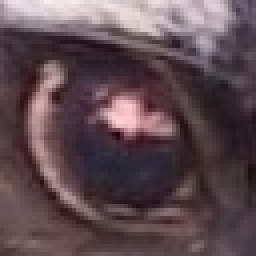
#> input picture frame_2D_alg/images/raccoon_eye.jpg, 64 x 64 px (shown 4 times larger)
$ python frame_blobs_parallel2.py
#> lines starting #> are read from the running program, lines starting #| are printed output that depends on the picture
### frame_2D_alg/class_cluster.py
"""
Provide a base class for cluster objects in 2D implementation of CogAlg.

Features:
- Unique instance ids per class.
- Instances are retrievable by ids via class.
- Reduced memory usage compared to using dict.
- Methods generated via string templates so overheads caused by
differences in interfaces are mostly eliminated.
- Can be extended/modified further to support main implementation better.

"""

import weakref
from numbers import Number


NoneType = type(None)

_methods_template = '''
@property
def id(self):
    return self._id

def pack(self{pack_args}):
    """Pack all fields/params back into {typename}."""
    {pack_assignments}

def unpack(self):
    """Unpack all fields/params back into the cluster."""
    return ({param_vals})

def accumulate(self, **kwargs):
    """Add a number to specified numerical fields/params."""
    {accumulations}

def __contains__(self, item):
    return (item in {params})

def __delattr__(self, item):
    raise AttributeError("cannot delete attribute from "
                         "'{typename}' object")

def __repr__(self):
    return "{typename}({repr_fmt})" % ({numeric_param_vals})

'''

class MetaCluster(type):
    """
    Serve as a factory for creating new cluster classes.
    """
    def __new__(mcs, typename, bases, attrs):  # called right before a new class is created
        # get fields/params and numeric params
        params = tuple(attr for attr in attrs
                       if not attr.startswith('_')
                       and not callable(attr))
        numeric_params = tuple(param for param in params
                               if issubclass(attrs[param], Number))

        # Fill in the template
        methods_definitions = _methods_template.format(
            typename=typename,
            params=str(params),
            param_vals=', '.join(f'self.{param}'
                                 for param in params),
            numeric_param_vals=', '.join(f'self.{param}'
                                         for param in numeric_params),
            pack_args=', '.join(param for param in ('', *params)),
            pack_assignments='; '.join(f'self.{param} = {param}'
                                  for param in params)
                             if params else 'pass',
            accumulations='; '.join(f"self.{param} += "
                                    f"kwargs.get('{param}', 0)"
                                    for param in numeric_params)
                          if params else 'pass',
            repr_fmt=', '.join(f'{param}=%r' for param in numeric_params),
        )
        # Generate methods
        namespace = dict(print=print)
        exec(methods_definitions, namespace)
        # Replace irrelevant names
        namespace.pop('__builtins__')
        namespace.pop('print')

        # Update to attrs
        attrs.update(namespace)

        # Save default types for fields/params
        for param in params:
            attrs[param + '_type'] = attrs.pop(param)
        # attrs['params'] = params
        # attrs['numeric_params'] = numeric_params

        # Add fields/params and other instance attributes
        attrs['__slots__'] = (('_id', 'hid', *params, '__weakref__')
                              if not bases else ('_id', 'hid', *params))

        # Register the new class
        cls = super().__new__(mcs, typename, bases, attrs)

        # Create container for references to instances
        cls._instances = []

        return cls

    def __call__(cls, *args, **kwargs):  # call right before a new instace is created
        # register new instace
        instance = super().__call__(*args, **kwargs)

        # initialize fields/params
        for param in cls.__slots__[2:]:  # Exclude _id and __weakref__
            setattr(instance, param,
                    kwargs.get(param,
                               getattr(cls, param + '_type')()))

        # Set id
        instance._id = len(cls._instances)

        # Create ref
        cls._instances.append(weakref.ref(instance))

        # no default higher cluster id, set to None
        instance.hid = None  # higher cluster's id

        return instance

    # [5 lines left out: function get_instance, not called in this run]

    @property
    def instance_cnt(cls):
        return len(cls._instances)


class ClusterStructure(metaclass=MetaCluster):
    """
    Base class for cluster objects in 2D implementation of CogAlg.

    Each time a new instance is created, four things are done:
    - Set initialize field/param.
    - Set id.
    - Save a weak reference of instance inside the class object.
    (meaning that if there's no other references to instance,
    it will be garbage collected, weakref to it will return None
    afterwards)
    - Set higher cluster id to None (no higher cluster structure yet)

    Examples
    --------
    >>> from frame_class import Cluster
    >>> class CP(Cluster):
    >>>     L = int  # field/param name and default type
    >>>     I = int
    >>>
    >>> P1 = CP(L=1, I=5) # initialized with values
    >>> print(P1)
    CP(L=1, I=5)

    >>> P2 = CP()  # default initialization
    >>> print(P2)
    CP(L=0, I=0)

    >>> print(P1.id, P2.id)  # instance's ids
    0 1

    >>> # look for object by instance's ids
    >>> print(CP.get_instance(0), CP.get_instance(1))
    CP(L=1, I=5) CP(L=0, I=0)

    >>> P2.L += 1; P2.I += 10  # assignment, fields are mutable
    >>> print(P2)
    CP(L=1, I=10)

    >>> # field/param types are not constrained, so be careful!
    >>> P2.L = 'something'
    >>> print(P2)
    CP(L='something', I=10)

    """

    def __init__(self, **kwargs):
        pass

# [3 lines that do not run on import are left out]

### frame_2D_alg/utils.py
from itertools import (repeat, accumulate, chain, starmap, tee)
import numbers
import numpy as np

import cv2

# ----------------------------------------------------------------------------
# Constants

# colors
WHITE = 255
BLACK = 0
GREY = 128
DGREY = 64
LGREY = 192

masking_val = 128  # Pixel at this value can be over-written

SIGN_MAPS = {
    'binary': {
        False: BLACK,
        True: WHITE,
    },
    'ternary': {
        0: WHITE,
        1: BLACK,
        2: GREY
    },
}

# ----------------------------------------------------------------------------
# General purpose functions

# [14 lines left out: functions bipolar, pairwise, not called in this run]


def flatten(listOfLists):
    "Flatten one level of nesting"
    return chain.from_iterable(listOfLists)


def minmax(iterable, min=min, max=max, tee=tee):
    a, b = tee(iterable)
    return min(a), max(b)


# [16 lines left out: functions array2image, imread, not called in this run]


def imwrite(filename, img):
    "Write image with cv2.imwrite."
    cv2.imwrite(filename, img)

# ----------------------------------------------------------------------------
# Blob slicing

# [39 lines left out: functions slice_to_box, localize, not called in this run]


def shrink(shape, x, axes=(0, 1)):
    '''Return shape tuple that is shrunken by x units.'''
    return tuple(X - x if axis in axes else X for axis, X in enumerate(shape))

# ----------------------------------------------------------------------------
# Blob drawing

# [203 lines left out: functions map_sub_blobs, map_frame_binary, map_frame, draw_blob, draw_stack, stack_box and 5 more, not called in this run]

# ---------------------------------------------------------------------
# ----------------------------------------------------------------------------

### frame_2D_alg/frame_blobs.py
'''
    2D version of first-level core algorithm will have frame_blobs, intra_blob (recursive search within blobs), and xy_blobs.
    frame_blobs() performs three types of operations:
    - comp_pixel:
    Comparison between diagonal pixels in 2x2 kernels of image forms derts: tuples of pixel + derivatives per kernel.
    The output is dert__: 2D pixel-mapped array of pixel-mapped derts.
    - derts2blobs:
    Image dert__ is segmented into blobs: contiguous areas of positive | negative deviation of gradient per kernel.
    Each blob is parameterized with summed derivatives of its constituent derts.
    - assign_adjacents:
    Each blob is assigned internal and external sets of opposite-sign blobs it is connected to.
'''

import sys
import numpy as np

from collections import deque
from frame_blobs_defs import CBlob, FrameOfBlobs
from frame_blobs_imaging import visualize_blobs
from utils import minmax

ave = 30  # filter or hyper-parameter, set as a guess, latter adjusted by feedback
UNFILLED = -1
EXCLUDED_ID = -2

# [183 lines left out: functions accum_blob_Dert, comp_pixel, derts2blobs, flood_fill, assign_adjacents, not called in this run]


# [92 lines that do not run on import are left out]

### frame_2D_alg/frame_blobs_parallel2.py
'''
Another draft of blob-parallel version of frame_blobs
'''
import numpy as np

from collections import deque
from class_cluster import ClusterStructure, NoneType
from frame_blobs import ave
from utils import minmax

class CBlob(ClusterStructure):
    # Derts
    I = int
    G = int
    Dy = int
    Dx = int
    S = int
    # other data
    box = list
    sign = NoneType
    dert_coord_ = set  # let derts' id be their coords
    root_dert__ = object
    adj_blobs = list
    fopen = bool

def frame_blobs_parallel(dert__):
    height, width = dert__[0].shape
    id_map = np.full((height, width), -1, 'int64')  # blob's id per dert, initialized with -1
    blob_ = []
    for y in range(height):
        for x in range(width):
            if id_map[y, x] == -1:  # ignore filled/clustered derts (blob id != -1)
                # initialize new blob
                blob = CBlob(I=dert__[0][y, x], G=dert__[1][y, x] - ave,
                             Dy=dert__[2][y, x], Dx=dert__[3][y, x],
                             sign=dert__[1][y, x] - ave > 0, root_dert__=dert__)
                blob_.append(blob)
                id_map[y, x] = blob.id

                # flood fill the blob, start from current position
                unfilled_derts = deque([(y, x)])
                while unfilled_derts:
                    y1, x1 = unfilled_derts.popleft()

                    # add dert to blob
                    blob.dert_coord_.add((y1, x1))  # add dert coordinate to blob
                    blob.I += dert__[0][y1, x1]
                    blob.G += dert__[1][y1, x1] - ave
                    blob.Dy += dert__[2][y1, x1]
                    blob.Dx += dert__[3][y1, x1]
                    blob.S += 1

                    # determine neighbors' coordinates, 4 for -, 8 for +
                    if blob.sign:   # include diagonals
                        adj_dert_coords = [(y1 - 1, x1 - 1), (y1 - 1, x1),
                                           (y1 - 1, x1 + 1), (y1, x1 + 1),
                                           (y1 + 1, x1 + 1), (y1 + 1, x1),
                                           (y1 + 1, x1 - 1), (y1, x1 - 1)]
                    else:
                        adj_dert_coords = [(y1 - 1, x1), (y1, x1 + 1),
                                           (y1 + 1, x1), (y1, x1 - 1)]

                    # search through neighboring derts
                    for y2, x2 in adj_dert_coords:
                        # check if image boundary is reached
                        if (y2 < 0 or y2 >= height or
                            x2 < 0 or x2 >= width):
                            blob.fopen = True
                        # check if same-signed
                        elif id_map[y2, x2] == -1:
                            # check if same-signed
                            if blob.sign == (dert__[1][y2, x2] - ave > 0):
                                id_map[y2, x2] = blob.id  # add blob ID to each dert
                                unfilled_derts.append((y2, x2))
                            # else assign adjacents
                            else:
                                # TODO: assign adjacents
                                pass
                # terminate blob
                y_coords, x_coords = zip(*blob.dert_coord_)
                y0, yn = minmax(y_coords)
                x0, xn = minmax(x_coords)
                blob.box = (
                    y0, yn + 1,  # y0, yn
                    x0, xn + 1,  # x0, xn
                )
                # got a set of coordinates, no need for mask?
    return blob_

if __name__ == "__main__":
    import argparse
    import matplotlib.pyplot as plt
    from time import time
    from frame_2D_alg.frame_blobs import comp_pixel
    from frame_2D_alg.utils import imread

    argument_parser = argparse.ArgumentParser()
    argument_parser.add_argument('-i', '--image', help='path to image file', default='./images//raccoon_eye.jpg')
    argument_parser.add_argument('-v', '--verbose', help='print details, useful for debugging', type=int, default=1)
    argument_parser.add_argument('-n', '--intra', help='run intra_blobs after frame_blobs', type=int, default=0)
    argument_parser.add_argument('-r', '--render', help='render the process', type=int, default=1)
    arguments = vars(argument_parser.parse_args())
    image = imread(arguments['image'])
#> in imread, `return cv2.imread(filename, 0).astype(int)`:
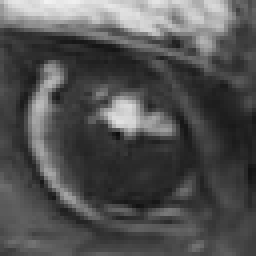
#> returned value: shape (64, 64) int64 (shown 4 times larger); min 15, max 242, mean 81.4
    verbose = arguments['verbose']
    intra = arguments['intra']
    render = arguments['render']

    start_time = time()
    dert__ = comp_pixel(image)
#> in comp_pixel, `Gy__ = ((bottomleft__ + bottomright__) - (topleft__ + topright__))`:
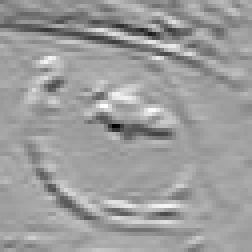
#> Gy__: shape (63, 63) int64 (shown 4 times larger); min -201, max 119, mean -3.8; drawn with min black and max white
#> in comp_pixel, `Gx__ = ((topright__ + bottomright__) - (topleft__ + bottomleft__))`:
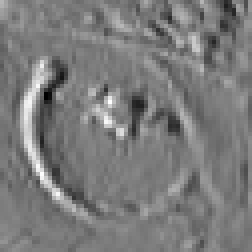
#> Gx__: shape (63, 63) int64 (shown 4 times larger); min -119, max 125, mean -0.8; drawn with min black and max white
#> in comp_pixel, `G__ = (np.hypot(Gy__, Gx__) - ave).astype('int')`:
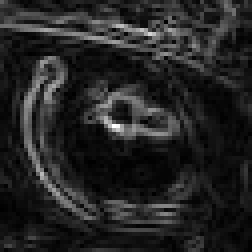
#> G__: shape (63, 63) int64 (shown 4 times larger); min -30, max 174, mean -1; drawn with min black and max white
#> in comp_pixel, `M__ = ave - (abs(topleft__ - bottomright__) + abs(topright__ - bottoml..`:
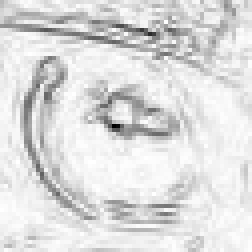
#> M__: shape (63, 63) int64 (shown 4 times larger); min -171, max 30, mean 3.6; drawn with min black and max white
#> dert__ = 5 items
    blob_ = frame_blobs_parallel(dert__)
#> after the loop in frame_blobs_parallel, `for y in range(height):`:
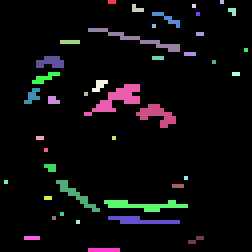
#> id_map: shape (63, 63) int64 (shown 4 times larger); 42 distinct labels, from 0 to 41; one colour per label, 0 black
#> after the loop in frame_blobs_parallel, `for y in range(height):`: blob_ = 42 items
#> blob_ = 42 items
    bmap = np.full_like(image, 127, 'uint8')
    print(f"{len(blob_)} blobs formed in {time() - start_time} seconds")

    for blob in blob_:
        for y, x in blob.dert_coord_:
            bmap[y, x] = blob.sign * 255
#> this loop made 42 passes
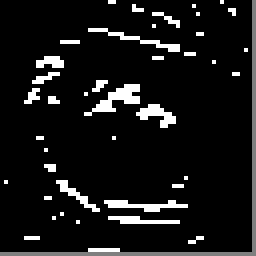
#> bmap: shape (64, 64) (shown 4 times larger); min 0, max 255, mean 22.6
    plt.imshow(bmap, 'gray')
    plt.show()
